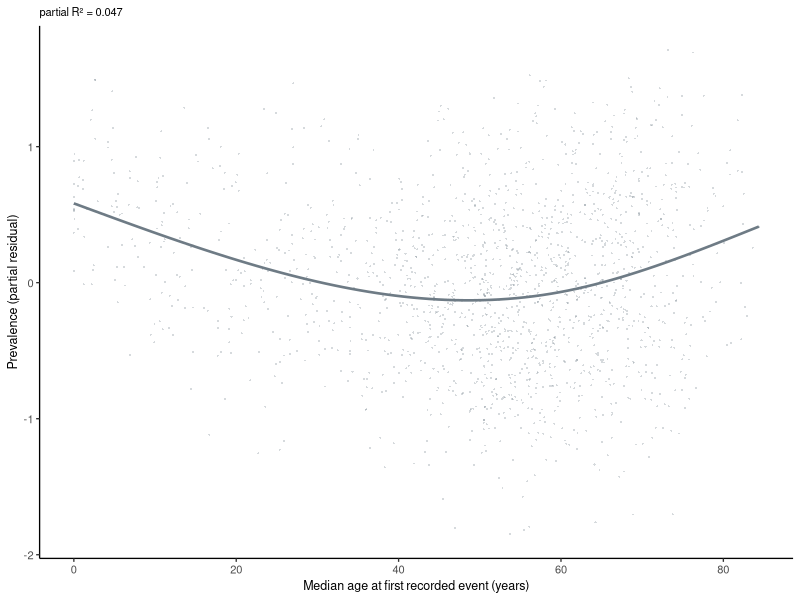
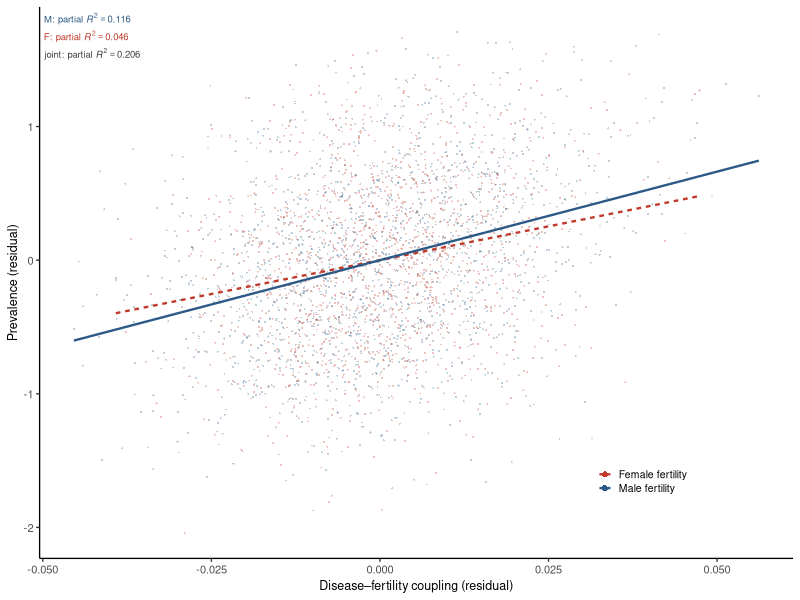

Recreate these plots in R, in order.
suppressMessages({library(data.table); library(ggplot2); library(splines)})
setwd("/Volumes/S840/04mypaper/lin/conflictresolution/fusio2trait")
d <- fread("model_input_1678.tsv")
COLS <- c(Male="#2C5985", Female="#C0392B"); GREY <- "#6E7B85"
TH <- theme_classic(base_size=10)+theme(axis.text=element_text(size=8),
      axis.title=element_text(size=9), plot.subtitle=element_text(size=8))
FULL <- lp ~ factor(chap)+rho_GE_male+rho_GE_female+lmort+ns(onset_all,3)
mf <- lm(FULL, d)
pr <- function(drop){ m0 <- update(mf, as.formula(paste(".~.-", drop)))
  (summary(mf)$r.squared-summary(m0)$r.squared)/(1-summary(m0)$r.squared) }

X <- model.matrix(mf); cf <- coef(mf)
sc <- grep("onset_all", colnames(X), fixed=TRUE)
comp <- as.vector(X[, sc, drop=FALSE] %*% cf[sc])
pd <- data.table(onset=d$onset_all, y=comp - mean(comp) + resid(mf))
pD <- ggplot(pd, aes(onset, y)) +
  geom_point(colour=GREY, size=0.7, alpha=0.28, stroke=0) +
  geom_smooth(method="lm", formula=y~ns(x,3), se=FALSE, colour=GREY, linewidth=0.9) +
  labs(x="Median age at first recorded event (years)", y="Prevalence (partial residual)",
       subtitle=sprintf("partial R² = %.3f", pr("ns(onset_all, 3)"))) + TH

OTH <- "factor(chap) + lmort + ns(onset_all,3)"
avdt <- function(v,lab){ o <- setdiff(c("rho_GE_male","rho_GE_female"), v)
  f0 <- paste("~", OTH, "+", o)
  data.table(rx=resid(lm(as.formula(paste(v,f0)),d)), ry=resid(lm(as.formula(paste("lp",f0)),d)), axis=lab)}
E <- rbind(avdt("rho_GE_male","Male"), avdt("rho_GE_female","Female"))
joint <- pr("rho_GE_male-rho_GE_female")
sE <- data.table(axis=c("Male","Female"), pp=c(pr("rho_GE_male"), pr("rho_GE_female")))
sE[, lab := sprintf("'%s: partial '*italic(R)^2=='%.3f'", substr(axis,1,1), pp)]
jlab <- sprintf("'joint: partial '*italic(R)^2=='%.3f'", joint)
cat(sprintf("joint block partial R2 = %.4f\n", joint))
print(sE)
pE <- ggplot(E, aes(rx, ry, colour=axis)) +
  geom_point(size=0.7, alpha=0.30, stroke=0) +
  geom_smooth(aes(linetype=axis), method="lm", formula=y~x, se=FALSE, linewidth=0.8) +
  geom_text(data=sE[axis=="Male"],   aes(x=-Inf,y=Inf,label=lab), hjust=-0.05, vjust=1.5, size=2.4, parse=TRUE, show.legend=FALSE, colour=COLS["Male"]) +
  geom_text(data=sE[axis=="Female"], aes(x=-Inf,y=Inf,label=lab), hjust=-0.05, vjust=3,   size=2.4, parse=TRUE, show.legend=FALSE, colour=COLS["Female"]) +
  annotate("text", x=-Inf, y=Inf, label=jlab, hjust=-0.05, vjust=4.5, size=2.4, parse=TRUE, colour="grey25") +
  scale_colour_manual(values=COLS, name=NULL, labels=c(Male="Male fertility", Female="Female fertility")) +
  scale_linetype_manual(values=c(Male="solid", Female="22"), guide="none") +
  labs(x="Disease–fertility coupling (residual)", y="Prevalence (residual)") +
  guides(colour=guide_legend(override.aes=list(size=2, alpha=1))) + TH +
  theme(legend.position="inside", legend.position.inside=c(0.80,0.14),
        legend.text=element_text(size=7.5), legend.key.size=unit(3.5,"mm"), legend.background=element_blank())
dev <- if (capabilities("cairo")) cairo_pdf else pdf
ggsave("figures_final/Fig4d_onset_av.pdf",    pD, width=89, height=80, units="mm", device=dev, bg="white")
ggsave("figures_final/Fig4e_coupling_av.pdf", pE, width=89, height=80, units="mm", device=dev, bg="white")
cat(sprintf("onset partial R2 = %.4f\n", pr("ns(onset_all, 3)")))
